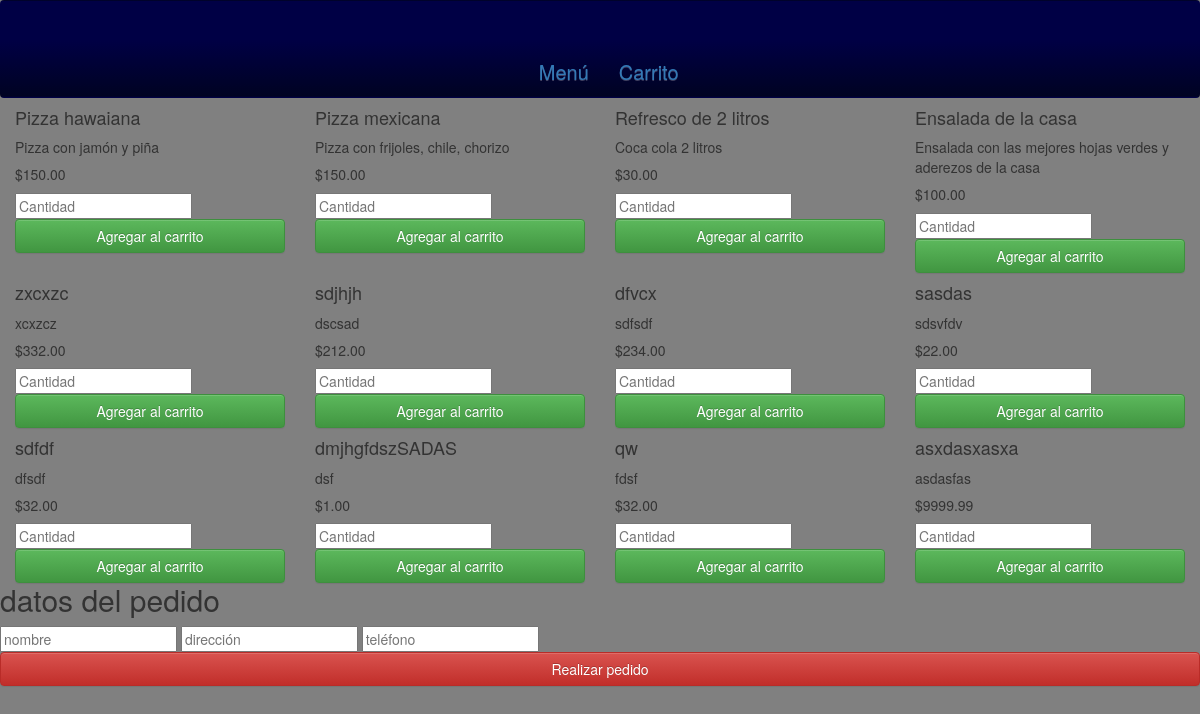
/views/menu/carrito.php, run on the app's committed database.
### tables this page shows
CREATE TABLE `producto` (
  `id` int(11) NOT NULL,
  `nombre` varchar(45) DEFAULT NULL,
  `descripcion` text,
  `precio` decimal(6,2) DEFAULT NULL,
  `categoria_id` int(11) DEFAULT NULL
);

### models/Product.php (called while the page is built, shortened)
<?php
include_once("Database.php");
class Product {
	static function get(){
		$sql ="SELECT * FROM Producto";
		$db = new Database();
		if ($rows = $db->query($sql)){
			return $rows;
		}
		return false;
	}
}
?>

### models/Database.php (called while the page is built, shortened)
<?php
	class Database{
		private $database;
		private $host;
		private $username;
		private $password;
		public $mysqli;
		function __construct()
		{
			$this->host       =		"localhost";
			$this->username   =		"root";
			$this->password   =		'';
			$this->database 	=		"pizzeria";
			$this->mysqli     =		null;
		}
		public function connect()
		{
			$this->mysqli = new mysqli($this->host, $this->username, $this->password, $this->database);
			$this->mysqli->set_charset("utf8");
			return true;
		}
		function query($sql) {
			if (!$query =$this->mysqli->query($sql)) {
				$errorMsg ="Error with MySQL connection. \n";
				$errorMsg .= "Errno: " . $this->mysqli->error . "\n";
			  return false;
			} else {
				if ($query===true) {
					return true;
				} else {
					$rows = array();
					while($row = $query->fetch_assoc()) {
						$rows[] = $row;
					}
					return $rows;
				}
			}
		}
	}

### controllers/ProductsController.php (called while the page is built, shortened)
<?php
if( isset($_POST['funcion']) ) {
	switch ($_POST['funcion']) {
		case 'insertarProductos':
			require_once("../models/Product.php");
			require_once("../models/Cleaner.php");
			$productos = json_decode($_POST['productos']);
			foreach ($productos as $item) {
				$nombre = Cleaner::cleanInput($item->_nombre);
				$categoria =(int)Cleaner::cleanInput($item->_categoria);
				$producto = new Product($item->_nombre,$item->_precio,$item->_categoria,$item->_descripcion);
				$producto->save();
			}
			break;
		case 'funcionUpdate':
			require_once("../models/Product.php");
			require_once("../models/Cleaner.php");
			$productos = json_decode($_POST['productos']);
			foreach ($productos as $item) {
				$id =  Cleaner :: cleanInput($item->_id);
				$nombre = Cleaner::cleanInput($item->_nombre);
				$categoria =(int)Cleaner::cleanInput($item->_categoria);
				$producto = new Product($item->_id,$item->_nombre,$item->_precio,$item->_categoria,$item->_descripcion);
				$producto->update();
			}
			break;
			case 'funcionUpdate':
				require_once("../models/Product.php");
				require_once("../models/Cleaner.php");
				$productos = json_decode($_POST['productos']);
				foreach ($productos as $item) {
					$id =  Cleaner :: cleanInput($item->_id);
					$nombre = Cleaner::cleanInput($item->_nombre);
					$categoria =(int)Cleaner::cleanInput($item->_categoria);
					$producto = new Product($item->_id,$item->_nombre,$item->_precio,$item->_categoria,$item->_descripcion);
					$producto->update();
				}
				break;
			case 'eliminarProducto':
				require_once("../models/Product.php");
				require_once("../models/Cleaner.php");
				$producto = json_decode($_POST['productos']);
				$product = new Product($producto,"",0,0,"");
				$product->delete();
				break;
	}
} else {
	include_once("../../models/Product.php");
	$productos = Product::get();
}
?>

### views/menu/carrito.php (the view, shortened to what this page needs)
<?php
include_once("./../../controllers/ProductsController.php");
?>
<!DOCTYPE html>
<html>
<head>
  <link rel="stylesheet" href="https://maxcdn.bootstrapcdn.com/bootstrap/3.3.7/css/bootstrap.min.css">
  <link rel="stylesheet" href="https://maxcdn.bootstrapcdn.com/bootstrap/3.3.7/css/bootstrap-theme.min.css">
  <link rel="stylesheet" href="./../../assets/css/style.css">
</head>
<body>
  <header>
    <nav class="navbar">
      <div class="container-fluid ">
        <div class="navbar-header">
          <div class="headerLogo" onClick="window.location='./../../index.php'"></div>
        </div>
        <div class="collapse navbar-collapse" id="bs-example-navbar-collapse-1">
          <center>
            <ul class="nav navbar-nav" style="margin-top: 4%; margin-left: 31%">
              <li><a href="./../../index.php" class="tama">Menú</a></li>
              <li><a href="./carrito.php" class="tama">Carrito</a></li>
            </ul>
          </center>
        </div>
      </div>
    </nav>
  </header>
			<?php
				foreach ($productos as $producto) {
			?>
				<div class="col-md-3">
					<h4><?php echo $producto['nombre'];?></h4>
					<p><?php echo $producto['descripcion'];?></p>
					<h5>$<?php echo $producto['precio'];?></h5>
					<input type="number" class="cantidad" id="cantidad" placeholder="Cantidad" onchange="document.getElementById('cantidad').value=this.value">
					<button type="button" class="btn btn-success form-control"
					 					id="carrito" onclick="agregarCarrito(<?php echo $producto['id'];?>)">Agregar al carrito</button>
				</div>
			<?php
				}
			?>
			<h2>datos del pedido</h2>
			<input type="text" id="nombre" placeholder="nombre">
			<input type="text" id="direccion" placeholder="dirección">
			<input type="text" id="telefono" placeholder="teléfono">
			<button type="button "class="btn btn-danger form-control" name="button" onclick="realizarPedido()">Realizar pedido</button>
  </body>
</html>

### assets/css/style.css (style rules this page uses)
html { height: 100%; }
html body { height: 100%; background-color: gray; }
html nav.navbar { margin: 0; height: 200px  background: rgba(0, 0, 69, 1); background: linear-gradient(to bottom, rgba(0,0,69,1) 10%, rgba(0,0,69,1) 40%, rgba(0,5,5,5) 150%); background-position: 80%; }
html .headerLogo { margin: 0 auto; width: 155px !important; height: 40px !important; background-size: 155px 40px; margin-left: 360%; margin-top: 5%; background-image: url("https://d37z34r4iloq83.cloudfront.net/img/mbl-full-logo.png"); }
html .tama { font-size: 20px; }

### data on the page
producto: nombre "Pizza hawaiana", descripcion "Pizza con jamón y piña", precio "150.00"
producto: nombre "Pizza mexicana", descripcion "Pizza con frijoles, chile, chorizo", precio "150.00"
producto: nombre "Refresco de 2 litros", descripcion "Coca cola 2 litros", precio "30.00"
producto: nombre "Ensalada de la casa", descripcion "Ensalada con las mejores hojas verdes y aderezos de la casa", precio "100.00"
producto: nombre "zxcxzc", descripcion "xcxzcz", precio "332.00"
producto: nombre "sdjhjh", descripcion "dscsad", precio "212.00"
producto: nombre "dfvcx", descripcion "sdfsdf", precio "234.00"
producto: nombre "sasdas", descripcion "sdsvfdv", precio "22.00"
producto: nombre "sdfdf", descripcion "dfsdf", precio "32.00"
producto: nombre "dmjhgfdszSADAS", descripcion "dsf", precio "1.00"
producto: nombre "qw", descripcion "fdsf", precio "32.00"
producto: nombre "asxdasxasxa", descripcion "asdasfas", precio "9999.99"
